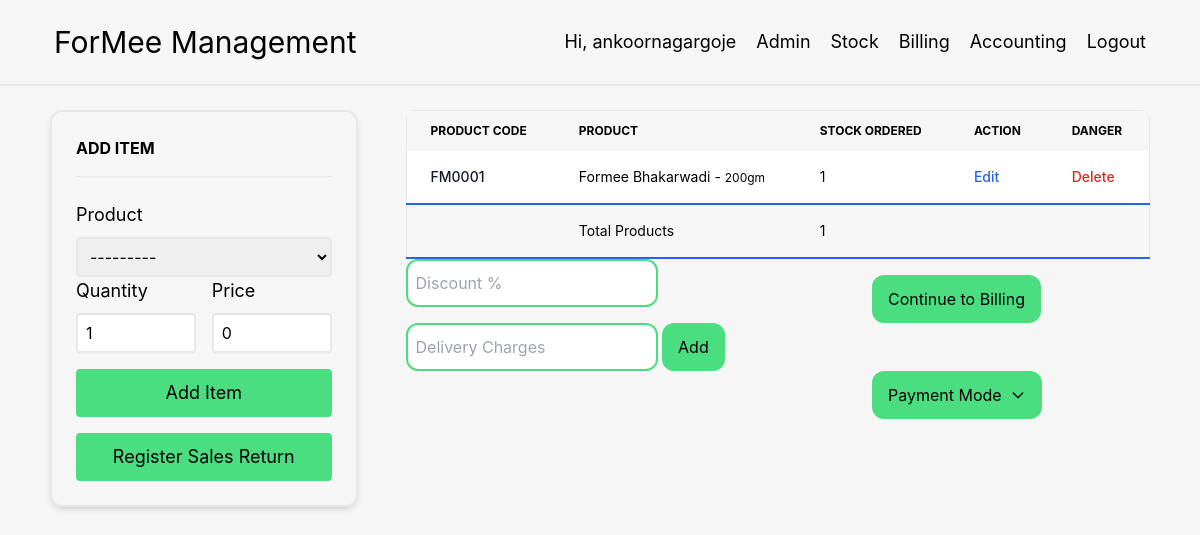
Page /billing/1/orders/1/ (signed in) on the committed database.
### Billing/models.py (models this page shows, shortened)
class OrderItem(models.Model):
    order = models.ForeignKey(Order, on_delete=models.CASCADE)
    product = models.ForeignKey(Product, on_delete=models.CASCADE)
    quantity = models.PositiveIntegerField(default=1)
    price = models.FloatField(default=0)

### Stock/models.py (models this page shows)
class Product(models.Model):
    name = models.CharField(max_length=300)
    code = models.CharField(max_length=4, unique=True)
    barcode = models.BigIntegerField(default=0)
    size = models.CharField(max_length=20, default='200gm')
    hsn_code = models.CharField(max_length=10, default=210690)
    price = models.FloatField()
    franchise_price = models.FloatField(default=0)
    store_price = models.FloatField(default=0)
    stock = models.IntegerField()
    created_at = models.DateTimeField(auto_now_add=True)
    updated_at = models.DateTimeField(auto_now=True)
    def __str__(self):
        return self.code

### Billing/views.py (the view, shortened to what this page needs)
# urls.py: path('billing/<int:customer_id>/orders/<int:order_id>/', views.order_detail, name='order_detail'),
@login_required
def order_detail(request, customer_id, order_id):
    customer = get_object_or_404(Customer, id=customer_id)
    order = get_object_or_404(Order, id=order_id, customer=customer)
    order_items = order.orderitem_set.all()
    total_quantity_sum = order_items.aggregate(total_quantity=Sum('quantity'))['total_quantity'] or 0
    try:
        sales_return = SalesReturn.objects.get(order=order, customer=customer)
    except SalesReturn.DoesNotExist:
        sales_return = None
    form = OrderItemForm(request.POST or None)
    delivery_form = DeliveryForm(request.POST or None)
    context = {
        'form': form,
        'customer': customer,
        'order': order,
        'order_items': order_items,
        'delivery_form': delivery_form,
        'sales_return': sales_return,
        'quantity_sum': total_quantity_sum,
    }
    return render(request, 'order_detail.html', context=context)

### Billing/forms.py
class OrderItemForm(forms.ModelForm):
    product = forms.ModelChoiceField(queryset=Product.objects.all().order_by('code'), label='Product', to_field_name='id')
    def __init__(self, *args, **kwargs):
        super().__init__(*args, **kwargs)
        self.fields['product'].label_from_instance = lambda obj: f"{obj.barcode} - {obj.size} - {obj.name}"
    class Meta:
        model = OrderItem
        fields = ('product', 'quantity', 'price')

class DeliveryForm(forms.ModelForm):
    delivery = forms.FloatField(required=False)
    discount = forms.IntegerField(required=False)
    class Meta:
        model = Order
        fields = ['delivery', 'discount']

### Billing/templates/order_detail.html (shortened to what this page needs)
{% extends 'base.html' %}
{% load widget_tweaks %}
{% block body %}
<div class="flex w-11/12 m-auto pb-8">
    <div class="m-auto p-6 border-2 rounded-xl w-2/6 mr-6 mt-6 shadow-md">
        <p class="mb-4 text-md font-bold uppercase">Add Item</p>
        <hr>
        <br>
        <form method="post" class="flex flex-wrap">
            <p class="text-lg mb-2">Product</p>
            {% render_field form.product label="Product" class='w-full h-10 indent-2 border-2 rounded' %}
            <div class="flex justify-between gap-4">
                <div>
                    <p class="text-lg mb-2">Quantity</p>
                    {% render_field form.quantity class='w-full h-10 indent-2 border-2 rounded' %}
                </div>
                <div>
                    <p class="text-lg mb-2">Price</p>
                    {% render_field form.price class='w-full h-10 indent-2 border-2 rounded' %}
                </div>
            </div>
            <button type="submit"
                    class="w-full mt-4 bg-green-400 rounded h-12 text-lg hover:drop-shadow-2xl duration-300 ease-in-out">
                Add Item
            </button>
        </form>
        {% if sales_return%}
        <a href="sales_return/{{ sales_return.id }}/">
            <button type="submit"
                    class="w-full mt-4 bg-green-400 rounded h-12 text-lg hover:drop-shadow-2xl duration-300 ease-in-out">
                View Sales Return
            </button>
        </a>
        {% else %}
        <form method="POST" action="{% url 'register_sales_return' customer.id order.id %}">
            <button type="submit"
                    class="w-full mt-4 bg-green-400 rounded h-12 text-lg hover:drop-shadow-2xl duration-300 ease-in-out">
                Register Sales Return
            </button>
        </form>
        {% endif %}
    </div>
    <div class="relative overflow-x-auto sm:rounded-lg w-5/6 m-auto mt-6 ml-6">
        <table class="w-full text-sm text-left border">
            <thead class="text-xs uppercase">
            <tr>
                <th scope="col" class="px-6 py-3">
                    Product Code
                </th>
                <th scope="col" class="px-6 py-3">
                    Product
                </th>
                <th scope="col" class="px-6 py-3">
                    Stock Ordered
                </th>
                <th scope="col" class="px-6 py-3">
                    Action
                </th>
                <th scope="col" class="px-6 py-3">
                    Danger
                </th>
            </tr>
            </thead>
            <tbody>
            {% for item in order_items %}
            <tr class="bg-white border-b">
                <th scope="row" class="px-6 py-4 font-medium text-gray-900 whitespace-nowrap">
                    FM{{ item.product}}
                </th>
                <td class="px-6 py-4">
                    {{ item.product.name|slice:-5 }} - <span class="text-xs">{{ item.product.size }}</span>
                </td>
                <td class="px-6 py-4">
                    {{ item.quantity }}
                </td>
                <td class="px-6 py-4">
                    <a href="{{ item.id }}/edit/" class="font-medium text-blue-600 hover:underline">Edit</a>
                </td>
                <td class="px-6 py-4">
                    <a href="{{ item.id }}/delete/" class="font-medium text-red-600 hover:underline">Delete</a>
                </td>
            </tr>
            {% endfor %}
            <tr class="border-y-2 border-blue-600">
                <td class="px-6 py-4"></td>
                <td class="px-6 py-4" colspan="1">Total Products</td>
                <td class="px-6 py-4">
                    {{ quantity_sum }}
                </td>
                <td class="px-6 py-4" colspan="3"></td>
            </tr>
            </tbody>
        </table>
        <div class="flex justify-between nowrap">
            <div>
                <form action="" method="post">
                    {% render_field delivery_form.discount class='indent-2 rounded-xl h-12 border-2 border-green-400' placeholder='Discount %' %}
                    {% render_field delivery_form.delivery class='indent-2 rounded-xl h-12 border-2 border-green-400' placeholder='Delivery Charges' %}
                    <button type="submit"
                            class="px-4 mb-8 mt-4 bg-green-400 rounded-xl h-12 text-md hover:drop-shadow-lg duration-300 ease-in-out">
                        Add
                    </button>
                </form>
            </div>
            <div class="mb-60">
                <a href="/billing/{{ customer.pk }}/orders/" class="mb-16">
                    <button type="submit"
                            class="px-4 mb-8 mt-4 bg-green-400 rounded-xl h-12 text-md hover:drop-shadow-lg duration-300 ease-in-out">
                        Continue to Billing
                    </button>
                </a>
                <div class="max-w-lg mx-auto inline">
                    <button class="text-center inline-flex items-center px-4 mb-8 mt-4 bg-green-400 rounded-xl h-12 text-md hover:drop-shadow-lg duration-300 ease-in-out"
                            type="button" data-dropdown-toggle="dropdown">Payment Mode
                        <svg class="w-4 h-4 ml-2" fill="none" stroke="currentColor" viewBox="0 0 24 24"
                             xmlns="http://www.w3.org/2000/svg">
                            <path stroke-linecap="round" stroke-linejoin="round" stroke-width="2"
                                  d="M19 9l-7 7-7-7"></path>
                        </svg>
                    </button>
                </div>
            </div>
        </div>
    </div>
</div>
{% endblock %}

### Stock/templates/base.html (shortened to what this page needs)
<!DOCTYPE html>
<html lang="en">
<head>
    {% load static %}
    <script src="https://cdn.tailwindcss.com"></script>
</head>
<body style="font-family: -apple-system, BlinkMacSystemFont, 'Segoe UI', Roboto, Helvetica, Arial, sans-serif, 'Apple Color Emoji', 'Segoe UI Emoji', 'Segoe UI Symbol'; background-color:#f6f6f6;">
<nav class="w-full border-b-2">
    <div name="NAVBAR" class="p-4 flex flex-row w-[95%] m-auto flex-wrap justify-between items-center">
        <div class="flex-initial min-w-1/2">
            <p class="text-3xl p-2">ForMee Management</p>
        </div>
        <div class="flex-auto w-32 flex gap-1 justify-end items-center">
            {% if user.is_authenticated %}
            <div class=" ease-in-out duration-300 rounded-xl hover:bg-gray-200"><p class="text-lg p-2">Hi, {{ user.username }}</p></div>
            {% if user.username == 'ankoornagargoje' %}
            <div class=" ease-in-out duration-300 rounded-xl hover:bg-gray-200"><a href="/admin/"><p class="text-lg p-2">Admin</p></a></div>
            {% endif %}
            <div class=" ease-in-out duration-300 rounded-xl hover:bg-gray-200"><a href="/stock/"><p class="text-lg p-2 ease-in-out duration-300">Stock</p></a></div>
            <div class=" ease-in-out duration-300 rounded-xl hover:bg-gray-200"><a href="/billing/"><p class="text-lg p-2 ease-in-out duration-300">Billing</p></a></div>
            <div class=" ease-in-out duration-300 rounded-xl hover:bg-gray-200"><a href="/accounting/"><p class="text-lg p-2 ease-in-out duration-300">Accounting</p></a></div>
            <div class=" ease-in-out duration-300 rounded-xl hover:bg-gray-200"><a href="/logout/"><p class="text-lg p-2 ease-in-out duration-300">Logout</p></a></div>
            {% endif %}
        </div>
    </div>
</nav>
{% block body %}
{% endblock %}
</body>
</html>

### rows in the picture
OrderItem: product "0001", product.name "Formee Bhakarwadi", product.size "200gm", quantity "1"

### other values in the picture
{{ user.username }} "ankoornagargoje"
{{ quantity_sum }} "1"
